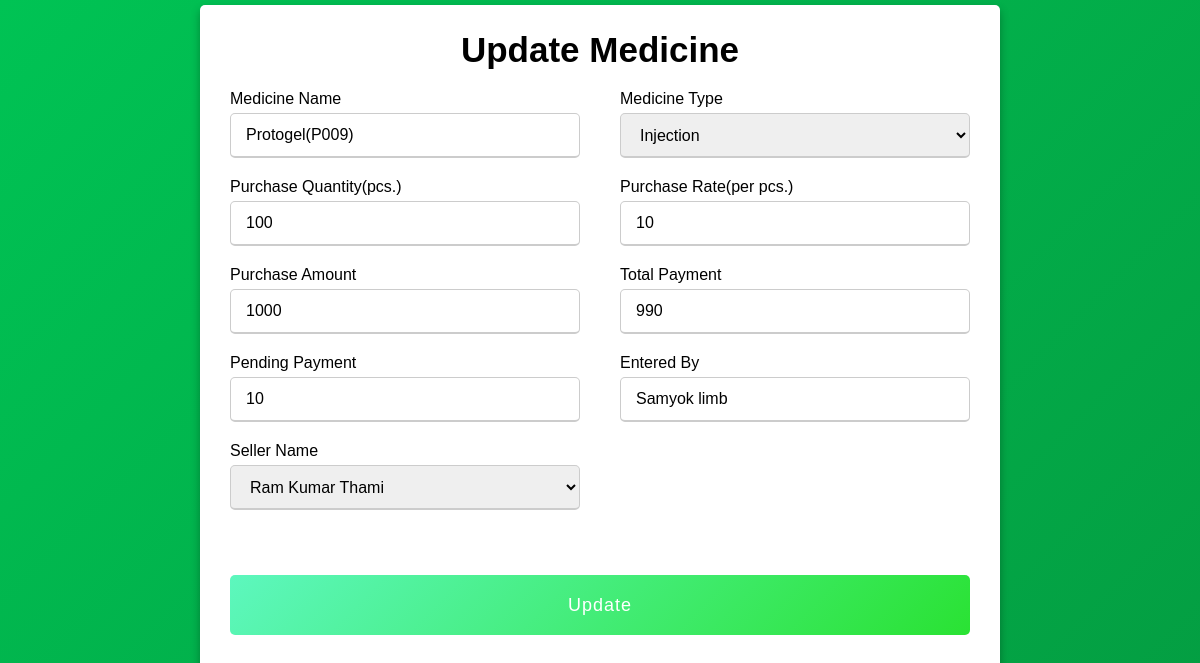
The app's page /OP8_updateinventory.php?updateid=1 (signed in) with its own data.
### tables this page shows
CREATE TABLE `medicine_record` (
  `id` int(11) NOT NULL,
  `med_name` varchar(255) NOT NULL,
  `med_type` int(255) NOT NULL,
  `date_of_purchase` varchar(255) NOT NULL,
  `expiry_date` varchar(255) NOT NULL,
  `total_purchase_amount` varchar(255) NOT NULL,
  `total_purchase_quantity` varchar(255) NOT NULL,
  `purchase_rate` varchar(255) NOT NULL,
  `total_payment` varchar(255) NOT NULL,
  `pending_payment` varchar(255) NOT NULL,
  `entered_by` varchar(255) NOT NULL,
  `seller` varchar(255) NOT NULL,
  `remaining_quantity` bigint(255) NOT NULL
);

### OP8_updateinventory.php (the view, shortened to what this page needs)
<?php
            include "./Connection/dbcon.php";
            $id = $_GET['updateid'];
            $sql = "SELECT * FROM `medicine_record` WHERE id=$id";
            $result = mysqli_query($con, $sql);
            $row = mysqli_fetch_assoc($result);
            $u_med_name = $row['med_name'];
            $u_purchase_quantity = $row['total_purchase_quantity'];
            $u_purchase_rate = $row['purchase_rate'];
            $u_purchase_amount = $row['total_purchase_amount'];
            $u_total_payment  = $row['total_payment'];
            $u_pending_payment = $row['pending_payment'];
?>
<!DOCTYPE html>
<html lang="en" dir="ltr">
<head>
</head>
<body>
    <div class="add_main-form">
        <div class="add-form-container">
            <div class="title">Update Medicine</div>
            <div class="form-content">
                <form method="POST">
                    <div class="user-details">
                        <div class="input-box">
                            <span class="details">Medicine Name</span>
                            <input type="text" value="<?php echo $u_med_name;  ?>" placeholder="Enter Medicine Name" name="med_name" id="add_name" required>
                        </div>
                        <div class="input-box">
                            <span class="details">Medicine Type</span>
                            <select name="med_type" id="">
                                <?php
                                $sqli = "SELECT * FROM medicine_type";
                                $result1 = mysqli_query($con, $sqli);
                                while ($row = mysqli_fetch_array($result1)) {
                                    echo '<option value=' . $row['id'] . '>' . $row['type'] . '</option>';
                                }
                                ?>
                            </select>
                        </div>
                        <div class="input-box">
                            <span class="details">Purchase Quantity(pcs.)</span>
                            <input type="number" value="<?php echo $u_purchase_quantity;  ?>" onchange="calculatepurchaseamount()" name="purchase_quantity" id="purchase_quantity" placeholder="Enter Purchase Quantity" readonly required>
                        </div>
                        <div class="input-box">
                            <span class="details">Purchase Rate(per pcs.)</span>
                            <input type="number" value="<?php echo $u_purchase_rate;  ?>" onchange="calculatepurchaseamount()" id="purchase_rate" name="purchase_Rate" placeholder="Enter Purchase Rate" readonly required>
                        </div>
                        <div class="input-box">
                            <span class="details">Purchase Amount</span>
                            <input type="number" value="<?php echo $u_purchase_amount;  ?>" onchange="calculatependingamount()" id="purchase_amount" name="purchase_amount" placeholder="Enter Purchase Amount" required readonly>
                        </div>
                        <div class="input-box">
                            <span class="details">Total Payment</span>
                            <input type="number" value="<?php echo $u_total_payment;  ?>" onchange="calculatependingamount()" id="total_payment" name="total_payment" placeholder="Enter Purchase Amount" required>
                        </div>
                        <div class="input-box">
                            <span class="details">Pending Payment</span>
                            <input type="number" value="<?php echo $u_pending_payment;  ?>" id="pending_payment" name="pending_payment" placeholder="Enter Pending Payment" required readonly>
                        </div>
                        <div class="input-box">
                            <span class="details">Entered By</span>
                            <input type="text" name="entered_by" value="<?php echo $_SESSION['name']; ?>" required readonly>
                        </div>
                        <div class="input-box">
                                                <span class="details">Seller Name</span>
                                <select name="seller" value="<?php echo $com_name; ?>" id="">
                                    <?php
                                    $sqli="SELECT supp_name FROM supp_record";
                                    $result1=mysqli_query($con,$sqli);
                                    while($row=mysqli_fetch_array($result1)){
                                        echo '<option value='.$row['supp_name'].'>'.$row['supp_name'].'</option>';
                                    }
                                    ?>
                                </select>
                        </div>
                    </div>
                    <div class="button">
                        <button type="submit" id="add_user_btn" name="submit" value="Add User">Update</button>
                    </div>
                </form>
            </div>
        </div>
    </div>
</body>
</html>

### OP8_updateinventory.php (style rules this page uses)
* { margin: 0; padding: 0; box-sizing: border-box; font-family: 'Poppins', sans-serif; }
.add_main-form { width: 100vw; height: 100vh; display: flex; justify-content: center; align-items: center; padding: 10px; background: linear-gradient(135deg, #00c354, #049c41); }
.add-form-container { height: 800px; margin-top: 10px; max-width: 800px; width: 100%; background-color: #fff; padding: 25px 30px; border-radius: 5px; box-shadow: 0 5px 10px rgba(0, 0, 0, 0.3); }
.add-form-container .title { text-align: center; font-size: 35px; font-weight: bold; position: relative; }
.add-form-container .form-content form .user-details { display: flex; flex-wrap: wrap; justify-content: space-between; margin-top: 20px; margin-bottom: 10px; }
.add-form-container form .user-details .input-box { margin-bottom: 20px; width: calc(100% / 2 - 20px); }
.add-form-container form .input-box span.details { display: block; font-weight: 500; margin-bottom: 5px; }
.add-form-container .user-details .input-box input, select { height: 45px; width: 100%; outline: none; font-size: 16px; border-radius: 5px; padding-left: 15px; border: 1px solid #ccc; border-bottom-width: 2px; transition: all 0.3s ease; }
.add-form-container form #add_user_btn { margin: 35px 0; height: 60px; width: 100%; border-radius: 5px; border: none; color: #fff; font-size: 18px; font-weight: 500; letter-spacing: 1px; cursor: pointer; transition: all 0.3s ease; background: linear-gradient(135deg, #5df7be, #2ae233); }

### records on screen
medicine_record: med_name "Protogel(P009)", purchase_quantity "100", purchase_Rate "10", purchase_amount "1000", total_payment "990", pending_payment "10"

### other values on screen
form field med_type "Injection"
form field seller "Ram Kumar Thami"
